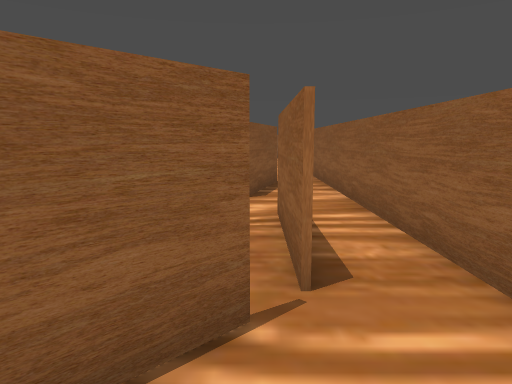
view 1 (above)

24 first-person views from a walk through a 3-D level made in the Unity game engine. The camera is 1.5 m above the floor, tilts 8° down and sees 70° across. The floor is counted in squares, 1 m on a side. Each view is taken from the middle of a square. On the plan, view 1 faces up. The plan holds only what a view shows up to about 16 squares ahead; the rest is blank. The place goes on beyond the plan.

view 2
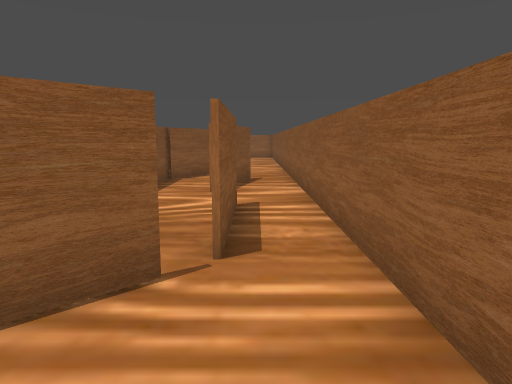

view 3
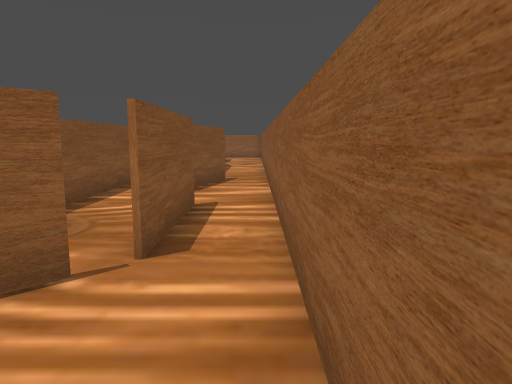

view 4
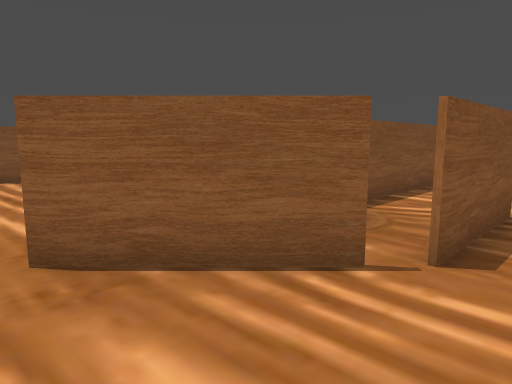

view 5
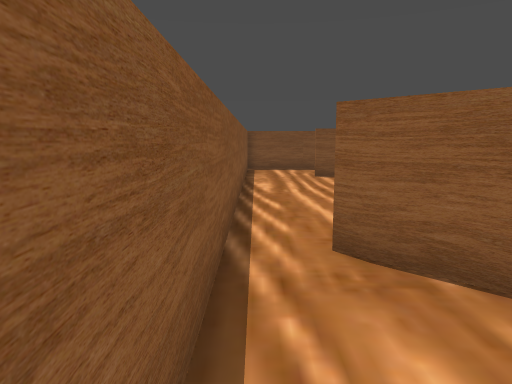

view 6
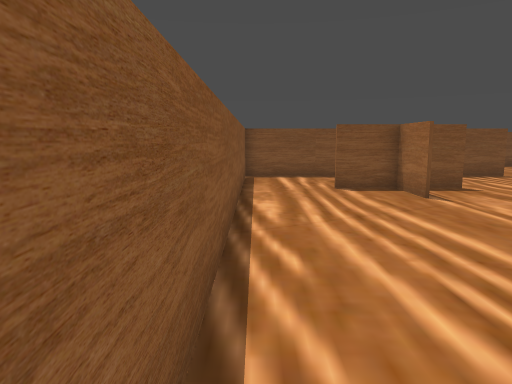

view 7
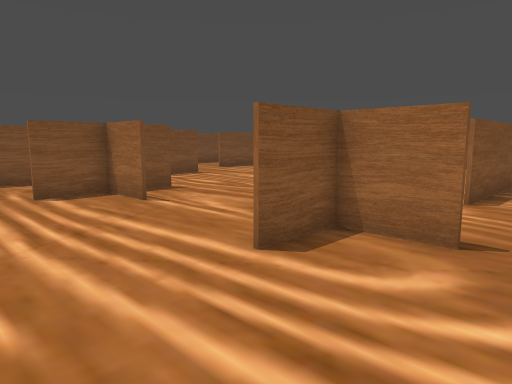

view 8
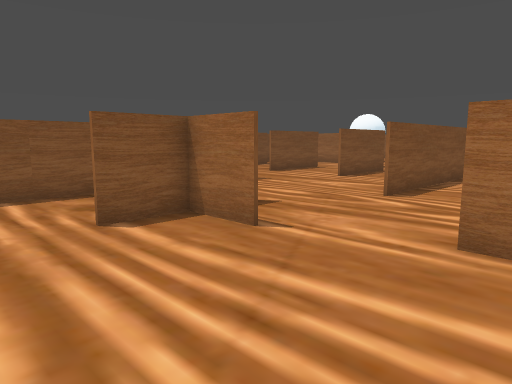

view 9
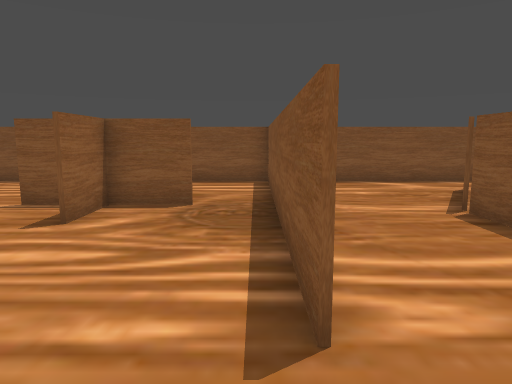

view 10
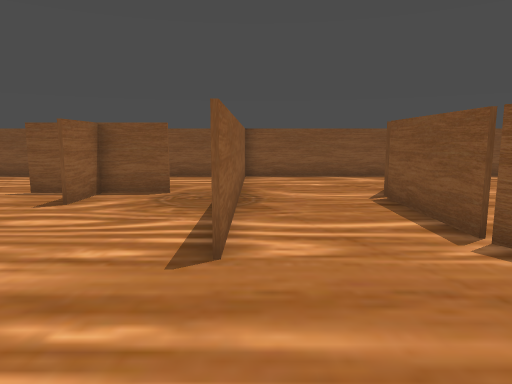

view 11
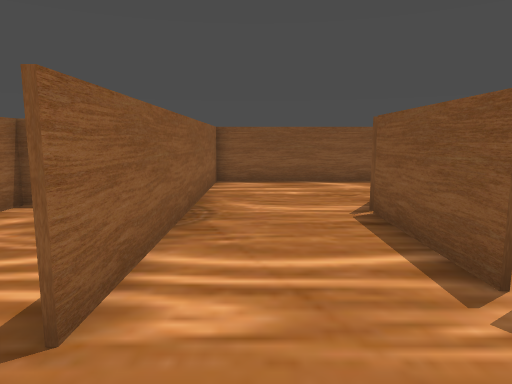

view 12
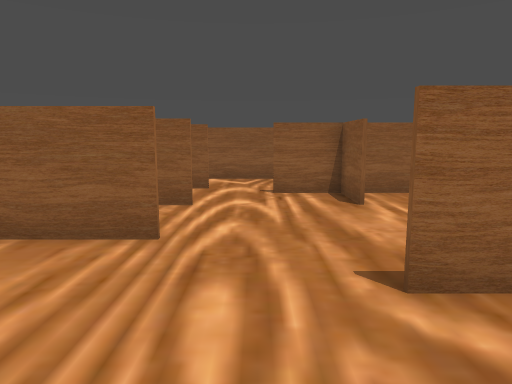

view 13
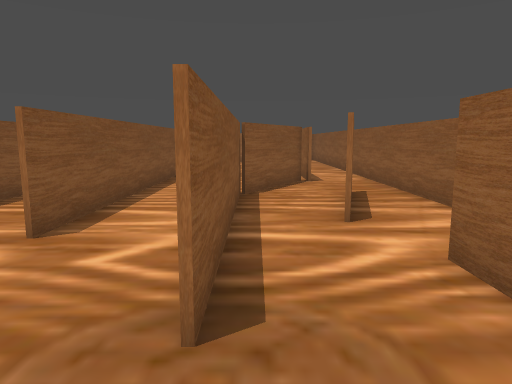

view 14
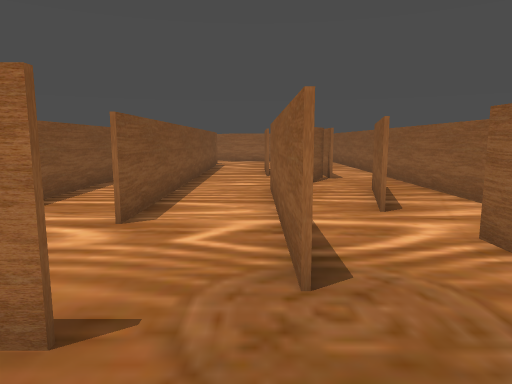

view 15
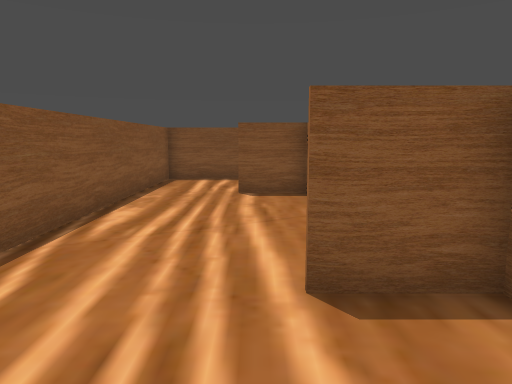

view 16
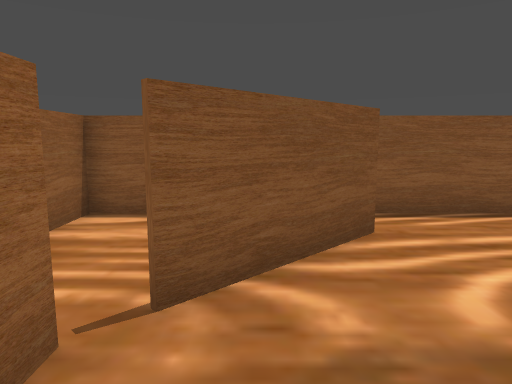

view 17
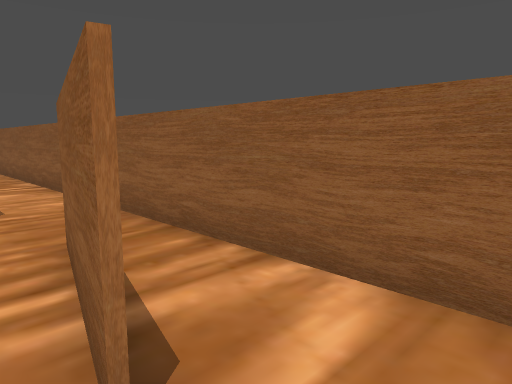

view 18
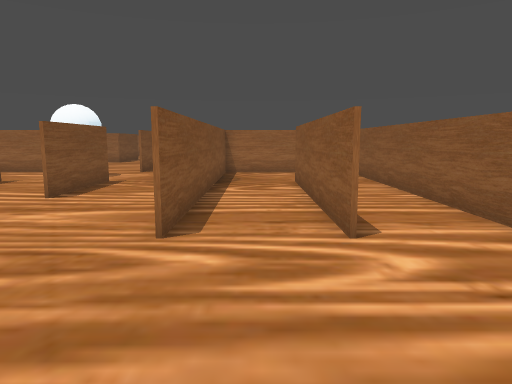

view 19
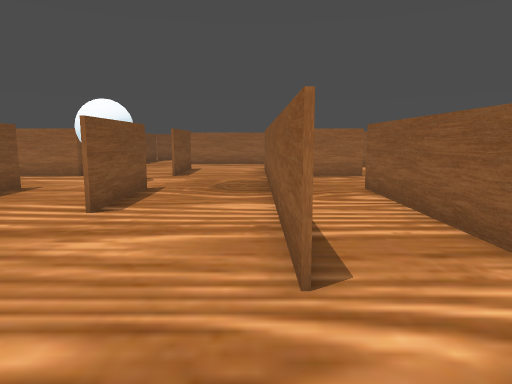

view 20
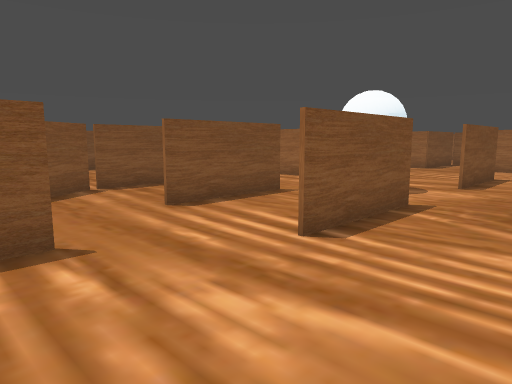

view 21
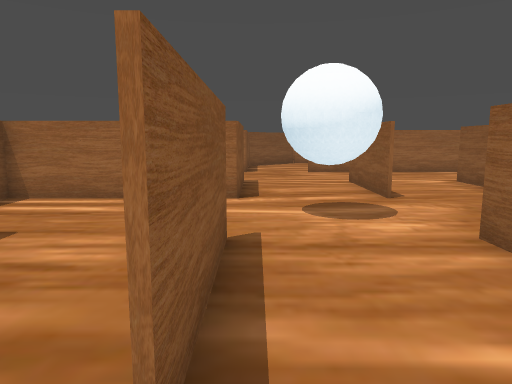

view 22
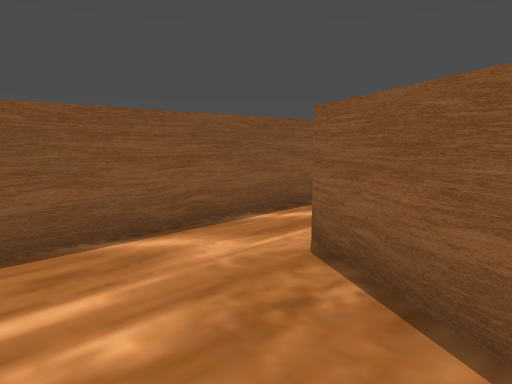

view 23
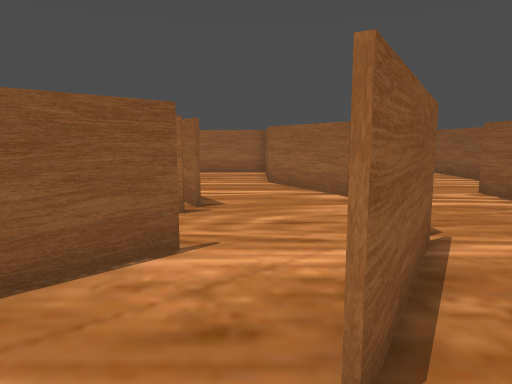

view 24
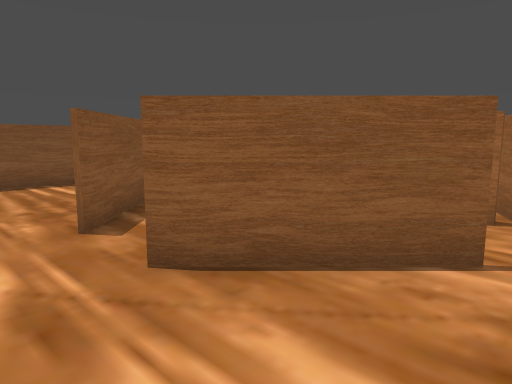

### Floor plan
Ten units are one square. View 1 is at (0, 0); x grows to the right and y downward. Boxes are objects, and circles mark ways between rooms. Rooms are numbered by the first view taken in them; rooms with no view inside come last. Other rooms are left out.
<svg viewBox="-340 -250 370 270">
<path fill="none" stroke="#000" d="M4 -123 7 -135M8 -136 -2 -96M6 -75 6 -35M-24 -135 -24 -125M-3 -167 -23 -131M0 -29 -20 -9M-15 14 25 14 25 -245M-174 -96 -174 15M-115 -84 -115 -200M-155 -127 -155 -165M-134 -56 -134 -44M-156 -36 -134 -36M-136 -35 -136 -55M-125 -36 -115 -36M-215 -86 -215 -45M-114 -35 -134 -35 -134 -15M-154 -166 -154 -124M-214 -43 -235 -7M-79 -45 -85 -45 -66 -45 -66 -65M-194 -166 -194 -125M-235 -123 -226 -109M-64 -45 -64 -25M-234 -149 -234 -125M-66 -25 -66 -39M-176 15 -176 -96M-155 -205 -155 -245M-44 -45 -66 -45M-234 14 -15 14M-115 -229 -115 -245M-30 -1 -1 -30M-20 -9 -29 0M-154 -245 -154 -205M-194 -240 -194 -204 -255 -204M5 -35 5 -55M-4 -97 4 -123M-24 -125 -24 -55M5 -55 5 -75M-284 14 -234 14M-270 -19 -279 -10M-250 -39 -270 -19M-215 -86 -228 -109"/>
<rect x="-185" y="-195" width="20" height="20" fill="#bbb"><title>ball</title></rect>
<circle cx="-20" cy="5" r="3" fill="#2a7"/>
<circle cx="-10" cy="-120" r="3" fill="#2a7"/>
<circle cx="0" cy="-85" r="3" fill="#2a7"/>
<circle cx="-15" cy="-65" r="3" fill="#2a7"/>
<circle cx="-230" cy="5" r="3" fill="#2a7"/>
<circle cx="-250" cy="-17" r="3" fill="#2a7"/>
<text x="10" y="-110">1</text>
<text x="-150" y="-90">2</text>
<text x="-10" y="-90">3</text>
<text x="-290" y="0">4</text>
<text x="-240" y="-60">5</text>
</svg>
Room 1 opens to room 2. Room 1 opens to room 3. Room 2 opens to room 3. Room 2 opens to room 4. Room 4 opens to room 5.

Where each view was taken, in squares from view 1:
view 1: 0 up, 0 right, facing up
view 2: 1 down, 1 right, facing up
view 3: 1 down, 2 right, facing up
view 4: 1 down, 2 right, facing up-left
view 5: 1 down, 2 right, facing left
view 6: 1 down, 2 left, facing left
view 7: 1 down, 3 left, facing up-left
view 8: 1 down, 7 left, facing up-left
view 9: 12 up, 17 left, facing down
view 10: 14 up, 18 left, facing down
view 11: 12 up, 19 left, facing down
view 12: 7 up, 17 left, facing right
view 13: 3 up, 2 left, facing up
view 14: 2 up, 3 left, facing up
view 15: 2 up, 3 left, facing left
view 16: 6 up, 1 left, facing down
view 17: 8 up, 1 left, facing up-right
view 18: 3 up, 10 left, facing up
view 19: 5 up, 12 left, facing up
view 20: 8 up, 12 left, facing up-left
view 21: 11 up, 19 left, facing up
view 22: 4 up, 19 left, facing down-left
view 23: 1 down, 24 left, facing up
view 24: 1 down, 24 left, facing up-left
